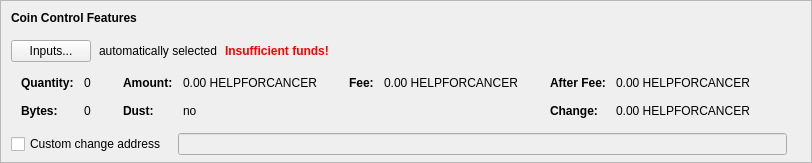
    <widget class="QFrame" name="frameCoinControl">
     <property name="sizePolicy">
      <sizepolicy hsizetype="Expanding" vsizetype="Expanding">
       <horstretch>0</horstretch>
       <verstretch>0</verstretch>
      </sizepolicy>
     </property>
     <property name="maximumSize">
      <size>
       <width>16777215</width>
       <height>16777215</height>
      </size>
     </property>
     <property name="frameShape">
      <enum>QFrame::StyledPanel</enum>
     </property>
     <property name="frameShadow">
      <enum>QFrame::Sunken</enum>
     </property>
     <layout class="QVBoxLayout" name="verticalLayoutCoinControl2">
      <property name="spacing">
       <number>0</number>
      </property>
      <property name="leftMargin">
       <number>0</number>
      </property>
      <property name="topMargin">
       <number>0</number>
      </property>
      <property name="rightMargin">
       <number>0</number>
      </property>
      <property name="bottomMargin">
       <number>6</number>
      </property>
      <item>
       <layout class="QVBoxLayout" name="verticalLayoutCoinControl" stretch="0,0,0,0,1">
        <property name="spacing">
         <number>0</number>
        </property>
        <property name="leftMargin">
         <number>10</number>
        </property>
        <property name="topMargin">
         <number>10</number>
        </property>
        <item>
         <layout class="QHBoxLayout" name="horizontalLayoutCoinControl1">
          <property name="bottomMargin">
           <number>15</number>
          </property>
          <item>
           <widget class="QLabel" name="labelCoinControlFeatures">
            <property name="sizePolicy">
             <sizepolicy hsizetype="Preferred" vsizetype="Maximum">
              <horstretch>0</horstretch>
              <verstretch>0</verstretch>
             </sizepolicy>
            </property>
            <property name="font">
             <font>
              <weight>75</weight>
              <bold>true</bold>
             </font>
            </property>
            <property name="styleSheet">
             <string notr="true">font-weight:bold;</string>
            </property>
            <property name="text">
             <string>Coin Control Features</string>
            </property>
           </widget>
          </item>
         </layout>
        </item>
        <item>
         <layout class="QHBoxLayout" name="horizontalLayoutCoinControl2" stretch="0,0,0,0">
          <property name="spacing">
           <number>8</number>
          </property>
          <property name="bottomMargin">
           <number>10</number>
          </property>
          <item>
           <widget class="QPushButton" name="pushButtonCoinControl">
            <property name="styleSheet">
             <string notr="true"/>
            </property>
            <property name="text">
             <string>Inputs...</string>
            </property>
            <property name="autoDefault">
             <bool>false</bool>
            </property>
           </widget>
          </item>
          <item>
           <widget class="QLabel" name="labelCoinControlAutomaticallySelected">
            <property name="text">
             <string>automatically selected</string>
            </property>
            <property name="margin">
             <number>5</number>
            </property>
           </widget>
          </item>
          <item>
           <widget class="QLabel" name="labelCoinControlInsuffFunds">
            <property name="font">
             <font>
              <weight>75</weight>
              <bold>true</bold>
             </font>
            </property>
            <property name="styleSheet">
             <string notr="true">color:red;font-weight:bold;</string>
            </property>
            <property name="text">
             <string>Insufficient funds!</string>
            </property>
            <property name="margin">
             <number>5</number>
            </property>
           </widget>
          </item>
          <item>
           <spacer name="horizontalSpacerCoinControl">
            <property name="orientation">
             <enum>Qt::Horizontal</enum>
            </property>
            <property name="sizeHint" stdset="0">
             <size>
              <width>40</width>
              <height>1</height>
             </size>
            </property>
           </spacer>
          </item>
         </layout>
        </item>
        <item>
         <widget class="QWidget" name="widgetCoinControl" native="true">
          <property name="sizePolicy">
           <sizepolicy hsizetype="Preferred" vsizetype="Preferred">
            <horstretch>0</horstretch>
            <verstretch>0</verstretch>
           </sizepolicy>
          </property>
          <property name="minimumSize">
           <size>
            <width>0</width>
            <height>0</height>
           </size>
          </property>
          <property name="styleSheet">
           <string notr="true"/>
          </property>
          <layout class="QHBoxLayout" name="horizontalLayoutCoinControl5">
           <property name="leftMargin">
            <number>0</number>
           </property>
           <property name="topMargin">
            <number>0</number>
           </property>
           <property name="rightMargin">
            <number>0</number>
           </property>
           <property name="bottomMargin">
            <number>0</number>
           </property>
           <item>
            <layout class="QHBoxLayout" name="horizontalLayoutCoinControl3" stretch="0,0,0,1">
             <property name="spacing">
              <number>20</number>
             </property>
             <property name="topMargin">
              <number>0</number>
             </property>
             <property name="bottomMargin">
              <number>10</number>
             </property>
             <item>
              <layout class="QFormLayout" name="formLayoutCoinControl1">
               <property name="horizontalSpacing">
                <number>10</number>
               </property>
               <property name="verticalSpacing">
                <number>14</number>
               </property>
               <property name="leftMargin">
                <number>10</number>
               </property>
               <property name="topMargin">
                <number>4</number>
               </property>
               <property name="rightMargin">
                <number>6</number>
               </property>
               <item row="0" column="0">
                <widget class="QLabel" name="labelCoinControlQuantityText">
                 <property name="font">
                  <font>
                   <weight>75</weight>
                   <bold>true</bold>
                  </font>
                 </property>
                 <property name="text">
                  <string>Quantity:</string>
                 </property>
                 <property name="margin">
                  <number>0</number>
                 </property>
                </widget>
               </item>
               <item row="0" column="1">
                <widget class="QLabel" name="labelCoinControlQuantity">
                 <property name="cursor">
                  <cursorShape>IBeamCursor</cursorShape>
                 </property>
                 <property name="contextMenuPolicy">
                  <enum>Qt::ActionsContextMenu</enum>
                 </property>
                 <property name="text">
                  <string notr="true">0</string>
                 </property>
                 <property name="margin">
                  <number>0</number>
                 </property>
                 <property name="textInteractionFlags">
                  <set>Qt::LinksAccessibleByMouse|Qt::TextSelectableByKeyboard|Qt::TextSelectableByMouse</set>
                 </property>
                </widget>
               </item>
               <item row="1" column="0">
                <widget class="QLabel" name="labelCoinControlBytesText">
                 <property name="font">
                  <font>
                   <weight>75</weight>
                   <bold>true</bold>
                  </font>
                 </property>
                 <property name="text">
                  <string>Bytes:</string>
                 </property>
                </widget>
               </item>
               <item row="1" column="1">
                <widget class="QLabel" name="labelCoinControlBytes">
                 <property name="cursor">
                  <cursorShape>IBeamCursor</cursorShape>
                 </property>
                 <property name="contextMenuPolicy">
                  <enum>Qt::ActionsContextMenu</enum>
                 </property>
                 <property name="text">
                  <string notr="true">0</string>
                 </property>
                 <property name="textInteractionFlags">
                  <set>Qt::LinksAccessibleByMouse|Qt::TextSelectableByKeyboard|Qt::TextSelectableByMouse</set>
                 </property>
                </widget>
               </item>
              </layout>
             </item>
             <item>
              <layout class="QFormLayout" name="formLayoutCoinControl2">
               <property name="horizontalSpacing">
                <number>10</number>
               </property>
               <property name="verticalSpacing">
                <number>14</number>
               </property>
               <property name="leftMargin">
                <number>6</number>
               </property>
               <property name="topMargin">
                <number>4</number>
               </property>
               <property name="rightMargin">
                <number>6</number>
               </property>
               <item row="0" column="0">
                <widget class="QLabel" name="labelCoinControlAmountText">
                 <property name="font">
                  <font>
                   <weight>75</weight>
                   <bold>true</bold>
                  </font>
                 </property>
                 <property name="text">
                  <string>Amount:</string>
                 </property>
                 <property name="margin">
                  <number>0</number>
                 </property>
                </widget>
               </item>
               <item row="0" column="1">
                <widget class="QLabel" name="labelCoinControlAmount">
                 <property name="cursor">
                  <cursorShape>IBeamCursor</cursorShape>
                 </property>
                 <property name="contextMenuPolicy">
                  <enum>Qt::ActionsContextMenu</enum>
                 </property>
                 <property name="text">
                  <string notr="true">0.00 HELPFORCANCER</string>
                 </property>
                 <property name="textInteractionFlags">
                  <set>Qt::LinksAccessibleByMouse|Qt::TextSelectableByKeyboard|Qt::TextSelectableByMouse</set>
                 </property>
                </widget>
               </item>
               <item row="1" column="0">
                <widget class="QLabel" name="labelCoinControlLowOutputText">
                 <property name="font">
                  <font>
                   <weight>75</weight>
                   <bold>true</bold>
                  </font>
                 </property>
                 <property name="text">
                  <string>Dust:</string>
                 </property>
                </widget>
               </item>
               <item row="1" column="1">
                <widget class="QLabel" name="labelCoinControlLowOutput">
                 <property name="cursor">
                  <cursorShape>IBeamCursor</cursorShape>
                 </property>
                 <property name="contextMenuPolicy">
                  <enum>Qt::ActionsContextMenu</enum>
                 </property>
                 <property name="text">
                  <string notr="true">no</string>
                 </property>
                 <property name="textInteractionFlags">
                  <set>Qt::LinksAccessibleByMouse|Qt::TextSelectableByKeyboard|Qt::TextSelectableByMouse</set>
                 </property>
                </widget>
               </item>
              </layout>
             </item>
             <item>
              <layout class="QFormLayout" name="formLayoutCoinControl3">
               <property name="horizontalSpacing">
                <number>10</number>
               </property>
               <property name="verticalSpacing">
                <number>14</number>
               </property>
               <property name="leftMargin">
                <number>6</number>
               </property>
               <property name="topMargin">
                <number>4</number>
               </property>
               <property name="rightMargin">
                <number>6</number>
               </property>
               <item row="0" column="0">
                <widget class="QLabel" name="labelCoinControlFeeText">
                 <property name="font">
                  <font>
                   <weight>75</weight>
                   <bold>true</bold>
                  </font>
                 </property>
                 <property name="text">
                  <string>Fee:</string>
                 </property>
                 <property name="margin">
                  <number>0</number>
                 </property>
                </widget>
               </item>
               <item row="0" column="1">
                <widget class="QLabel" name="labelCoinControlFee">
                 <property name="cursor">
                  <cursorShape>IBeamCursor</cursorShape>
                 </property>
                 <property name="contextMenuPolicy">
                  <enum>Qt::ActionsContextMenu</enum>
                 </property>
                 <property name="text">
                  <string notr="true">0.00 HELPFORCANCER</string>
                 </property>
                 <property name="textInteractionFlags">
                  <set>Qt::LinksAccessibleByMouse|Qt::TextSelectableByKeyboard|Qt::TextSelectableByMouse</set>
                 </property>
                </widget>
               </item>
              </layout>
             </item>
             <item>
              <layout class="QFormLayout" name="formLayoutCoinControl4">
               <property name="horizontalSpacing">
                <number>10</number>
               </property>
               <property name="verticalSpacing">
                <number>14</number>
               </property>
               <property name="leftMargin">
                <number>6</number>
               </property>
               <property name="topMargin">
                <number>4</number>
               </property>
               <property name="rightMargin">
                <number>6</number>
               </property>
               <item row="0" column="0">
                <widget class="QLabel" name="labelCoinControlAfterFeeText">
                 <property name="font">
                  <font>
                   <weight>75</weight>
                   <bold>true</bold>
                  </font>
                 </property>
                 <property name="text">
                  <string>After Fee:</string>
                 </property>
                 <property name="margin">
                  <number>0</number>
                 </property>
                </widget>
               </item>
               <item row="0" column="1">
                <widget class="QLabel" name="labelCoinControlAfterFee">
                 <property name="cursor">
                  <cursorShape>IBeamCursor</cursorShape>
                 </property>
                 <property name="contextMenuPolicy">
                  <enum>Qt::ActionsContextMenu</enum>
                 </property>
                 <property name="text">
                  <string notr="true">0.00 HELPFORCANCER</string>
                 </property>
                 <property name="textInteractionFlags">
                  <set>Qt::LinksAccessibleByMouse|Qt::TextSelectableByKeyboard|Qt::TextSelectableByMouse</set>
                 </property>
                </widget>
               </item>
               <item row="1" column="0">
                <widget class="QLabel" name="labelCoinControlChangeText">
                 <property name="font">
                  <font>
                   <weight>75</weight>
                   <bold>true</bold>
                  </font>
                 </property>
                 <property name="text">
                  <string>Change:</string>
                 </property>
                </widget>
               </item>
               <item row="1" column="1">
                <widget class="QLabel" name="labelCoinControlChange">
                 <property name="cursor">
                  <cursorShape>IBeamCursor</cursorShape>
                 </property>
                 <property name="contextMenuPolicy">
                  <enum>Qt::ActionsContextMenu</enum>
                 </property>
                 <property name="text">
                  <string notr="true">0.00 HELPFORCANCER</string>
                 </property>
                 <property name="textInteractionFlags">
                  <set>Qt::LinksAccessibleByMouse|Qt::TextSelectableByKeyboard|Qt::TextSelectableByMouse</set>
                 </property>
                </widget>
               </item>
              </layout>
             </item>
            </layout>
           </item>
          </layout>
         </widget>
        </item>
        <item>
         <layout class="QHBoxLayout" name="horizontalLayoutCoinControl4" stretch="0,0,0">
          <property name="spacing">
           <number>12</number>
          </property>
          <property name="sizeConstraint">
           <enum>QLayout::SetDefaultConstraint</enum>
          </property>
          <property name="topMargin">
           <number>5</number>
          </property>
          <property name="rightMargin">
           <number>5</number>
          </property>
          <item>
           <widget class="QCheckBox" name="checkBoxCoinControlChange">
            <property name="toolTip">
             <string>If this is activated, but the change address is empty or invalid, change will be sent to a newly generated address.</string>
            </property>
            <property name="text">
             <string>Custom change address</string>
            </property>
           </widget>
          </item>
          <item>
           <widget class="QValidatedLineEdit" name="lineEditCoinControlChange">
            <property name="enabled">
             <bool>false</bool>
            </property>
            <property name="sizePolicy">
             <sizepolicy hsizetype="Expanding" vsizetype="Fixed">
              <horstretch>0</horstretch>
              <verstretch>0</verstretch>
             </sizepolicy>
            </property>
           </widget>
          </item>
          <item>
           <widget class="QLabel" name="labelCoinControlChangeLabel">
            <property name="sizePolicy">
             <sizepolicy hsizetype="Preferred" vsizetype="Expanding">
              <horstretch>0</horstretch>
              <verstretch>0</verstretch>
             </sizepolicy>
            </property>
            <property name="minimumSize">
             <size>
              <width>0</width>
              <height>0</height>
             </size>
            </property>
            <property name="text">
             <string/>
            </property>
            <property name="margin">
             <number>3</number>
            </property>
           </widget>
          </item>
         </layout>
        </item>
        <item>
         <spacer name="verticalSpacerCoinControl">
          <property name="orientation">
           <enum>Qt::Vertical</enum>
          </property>
          <property name="sizeHint" stdset="0">
           <size>
            <width>800</width>
            <height>1</height>
           </size>
          </property>
         </spacer>
        </item>
       </layout>
      </item>
     </layout>
    </widget>
